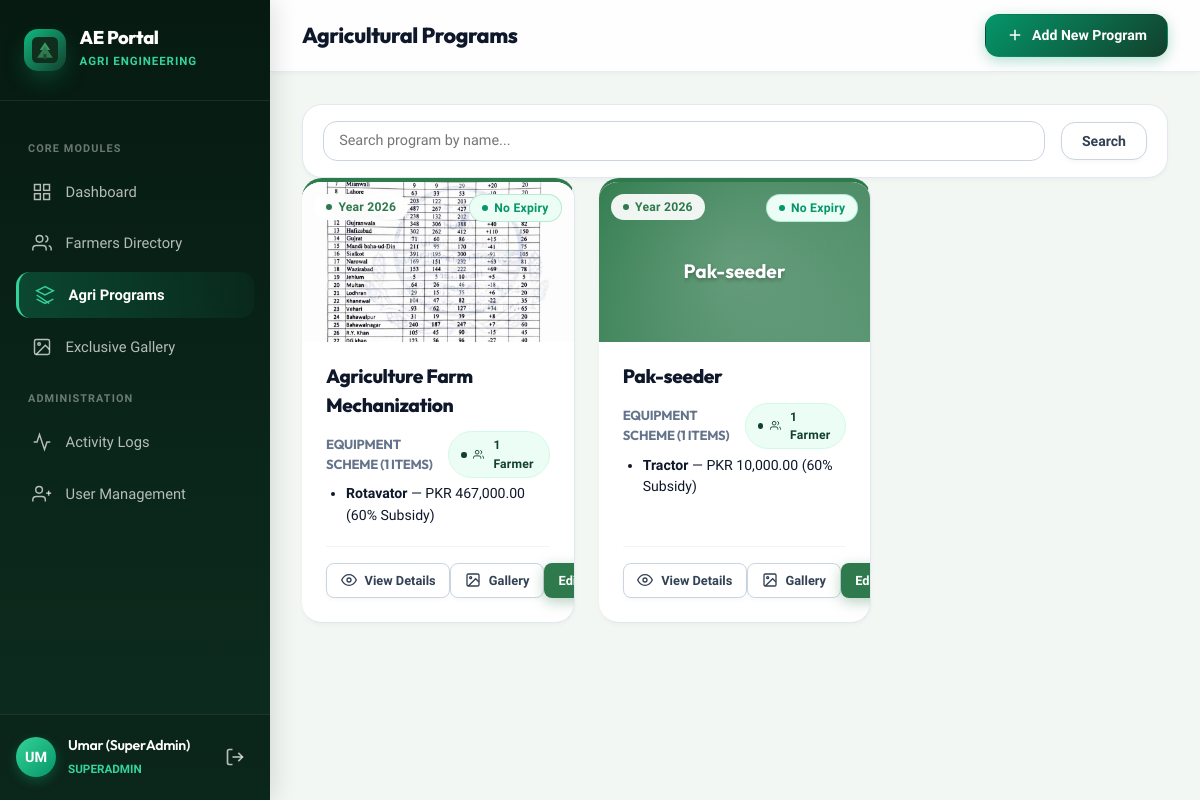
The page /programs (signed in) on the database its author committed.
### aeportal.py (models this page shows, shortened)
class User(UserMixin, db.Model):
    __tablename__ = 'users'
    id = db.Column(db.Integer, primary_key=True)
    full_name = db.Column(db.String(120), nullable=False)
    email = db.Column(db.String(150), unique=True, nullable=False)
    password_hash = db.Column(db.String(255), nullable=False)
    role = db.Column(db.String(50), nullable=False, default='staff') # superadmin, admin, staff, custom
    permissions = db.Column(db.Text, nullable=False, default='{}') # JSON string
    is_active = db.Column(db.Boolean, default=True)
    created_at = db.Column(db.DateTime, default=datetime.utcnow)
    last_login = db.Column(db.DateTime, nullable=True)
    def has_perm(self, perm_key):
        if self.role == 'superadmin':
            return True
        perms = self.get_perms()
        val = perms.get(perm_key, 0)
        return val != 0 and val != 'none'

class Program(db.Model):
    __tablename__ = 'programs'
    id = db.Column(db.Integer, primary_key=True)
    name = db.Column(db.String(150), nullable=False)
    year = db.Column(db.Integer, nullable=False)
    color_hex = db.Column(db.String(7), nullable=False, default='#2F7A4C')
    has_expiry = db.Column(db.Boolean, default=False)
    expires_at = db.Column(db.DateTime, nullable=True)
    thumbnail_path = db.Column(db.String(255), nullable=True)
    created_by = db.Column(db.Integer, db.ForeignKey('users.id'))
    created_at = db.Column(db.DateTime, default=datetime.utcnow)
    equipment = db.relationship('Equipment', backref='program', cascade='all, delete-orphan')
    enrollments = db.relationship('FarmerProgram', backref='program', cascade='all, delete-orphan')

class Equipment(db.Model):
    __tablename__ = 'equipment'
    id = db.Column(db.Integer, primary_key=True)
    program_id = db.Column(db.Integer, db.ForeignKey('programs.id'), nullable=False)
    name = db.Column(db.String(150), nullable=False)
    actual_price = db.Column(db.Numeric(12, 2), nullable=False)
    subsidy_pct = db.Column(db.Numeric(5, 2), default=60.00)
    farmer_price = db.Column(db.Numeric(12, 2), nullable=False)

### aeportal.py (the view)
@app.route('/programs')
@login_required
def programs_list():
    if not current_user.has_perm('program_view'):
        flash('Permission denied.', 'error')
        return redirect(url_for('dashboard'))
    track_progress('programs_list')
    search = request.args.get('search', '').strip()
    query = Program.query
    if search:
        query = query.filter(Program.name.ilike(f"%{search}%"))
    programs = query.options(
        db.joinedload(Program.enrollments),
        db.joinedload(Program.equipment)
    ).order_by(Program.created_at.desc()).all()
    return render_template('programs/list.html', programs=programs, search=search)

### aeportal.py (called while the page is built, shortened)
@app.context_processor
def inject_globals():
    return {'datetime': datetime}

@login_manager.user_loader
def load_user(user_id):
    return User.query.get(int(user_id))

def track_progress(page, entity_type=None, entity_id=None, context=None):
    if not current_user or not current_user.is_authenticated:
        return
    ctx_str = json.dumps(context) if isinstance(context, (dict, list)) else context
    sp = SessionProgress.query.filter_by(user_id=current_user.id, page=page, entity_id=entity_id).first()
    if sp:
        sp.context = ctx_str
        sp.updated_at = datetime.utcnow()
    db.session.commit()

### templates/programs/list.html (shortened to what this page needs)
{% extends "base.html" %}
{% block page_title %}Agricultural Programs{% endblock %}
{% block top_actions %}
{% if current_user.has_perm('program_edit') %}
<a href="{{ url_for('program_form') }}" class="btn btn-primary">
  <svg width="18" height="18" viewBox="0 0 24 24" fill="none" stroke="currentColor" stroke-width="2"><line x1="12" y1="5" x2="12" y2="19"/><line x1="5" y1="12" x2="19" y2="12"/></svg>
  Add New Program
</a>
{% endif %}
{% endblock %}
{% block content %}
<div class="card mb-4" style="padding: 1rem 1.25rem;">
  <form method="GET" action="{{ url_for('programs_list') }}" style="display: flex; gap: 1rem; align-items: center;">
    <input type="text" name="search" class="form-control" placeholder="Search program by name..." value="{{ search }}">
    <button type="submit" class="btn btn-secondary">Search</button>
  </form>
</div>
<div class="program-grid">
  {% for prog in programs %}
  <div class="card program-card" style="--program-accent: {{ prog.color_hex }};">
    <div class="program-card-thumb">
      {% if prog.thumbnail_path %}
        <img src="{{ url_for('serve_upload', filename=prog.thumbnail_path) }}" alt="{{ prog.name }} thumbnail">
      {% else %}
        <div class="program-card-thumb-placeholder" style="background: linear-gradient(135deg, {{ prog.color_hex }}, {{ prog.color_hex }}CC);">
          <span class="program-card-placeholder-title">{{ prog.name }}</span>
        </div>
      {% endif %}
      <div class="program-card-badges">
        <span class="status-pill program-year-pill" style="color: {{ prog.color_hex }};">Year {{ prog.year }}</span>
        {% if prog.has_expiry %}
          {% if prog.expires_at and prog.expires_at < datetime.utcnow() %}
          <span class="status-pill expired">Expired</span>
          {% else %}
          <span class="status-pill complete">Active</span>
          {% endif %}
        {% else %}
        <span class="status-pill complete">No Expiry</span>
        {% endif %}
      </div>
    </div>
    <div class="program-card-body">
      <h3 class="program-card-title">{{ prog.name }}</h3>
      <div style="margin-bottom: 1.25rem;">
        <div style="display: flex; justify-content: space-between; align-items: center; margin-bottom: 0.35rem;">
          <h4 style="font-size: 0.82rem; text-transform: uppercase; color: var(--ink-500); margin: 0;">
            Equipment Scheme ({{ prog.equipment|length }} Items)
          </h4>
          {% if prog.enrollments|length > 0 %}
          <span class="status-pill" style="background: var(--emerald-50); color: var(--emerald-700); font-weight: 700; border: 1px solid var(--emerald-100);">
            <svg width="13" height="13" viewBox="0 0 24 24" fill="none" stroke="currentColor" stroke-width="2" style="margin-right: 3px; vertical-align: -1px;"><path d="M17 21v-2a4 4 0 0 0-4-4H5a4 4 0 0 0-4 4v2"/><circle cx="9" cy="7" r="4"/><path d="M23 21v-2a4 4 0 0 0-3-3.87"/><path d="M16 3.13a4 4 0 0 1 0 7.75"/></svg>
            {{ prog.enrollments|length }} Farmer{% if prog.enrollments|length != 1 %}s{% endif %}
          </span>
          {% else %}
          <span style="font-size: 0.75rem; color: var(--ink-500); font-style: italic;">
            No farmers enrolled yet
          </span>
          {% endif %}
        </div>
        <ul style="font-size: 0.88rem; padding-left: 1.25rem; color: var(--ink-900);">
          {% for eq in prog.equipment[:3] %}
          <li>
            <strong>{{ eq.name }}</strong> — PKR {{ "{:,.2f}".format(eq.actual_price) }} (60% Subsidy)
          </li>
          {% endfor %}
        </ul>
      </div>
      <div class="program-card-actions">
        <a href="{{ url_for('program_detail', id=prog.id) }}" class="btn btn-secondary btn-sm" title="View Enrolled Farmers & Details">
          <svg width="16" height="16" viewBox="0 0 24 24" fill="none" stroke="currentColor" stroke-width="2"><path d="M1 12s4-8 11-8 11 8 11 8-4 8-11 8-11-8-11-8z"/><circle cx="12" cy="12" r="3"/></svg>
          View Details
        </a>
        <a href="{{ url_for('program_gallery', id=prog.id) }}" class="btn btn-secondary btn-sm">
          <svg width="16" height="16" viewBox="0 0 24 24" fill="none" stroke="currentColor" stroke-width="2"><rect x="3" y="3" width="18" height="18" rx="2"/><circle cx="8.5" cy="8.5" r="1.5"/><polyline points="21 15 16 10 5 21"/></svg>
          Gallery
        </a>
        {% if current_user.has_perm('program_edit') %}
        <a href="{{ url_for('program_form', id=prog.id) }}" class="btn btn-primary btn-sm">
          Edit Scheme
        </a>
        {% endif %}
      </div>
    </div>
  </div>
  {% else %}
  <div style="grid-column: 1 / -1; text-align: center; padding: 3rem; background: white; border-radius: 12px;">
    <p style="color: var(--ink-500);">No agricultural programs found.</p>
  </div>
  {% endfor %}
</div>
{% endblock %}

### templates/base.html (shortened to what this page needs)
<!DOCTYPE html>
<html lang="en">
<head>
  <link rel="stylesheet" href="{{ url_for('static', filename='css/style.css') }}">
</head>
<body>
  <div class="app-container">
    {% if current_user.is_authenticated %}
    <aside class="sidebar" id="sidebar">
      <div class="sidebar-header">
        <div class="brand-badge">
          <img src="{{ url_for('static', filename='img/logo.svg') }}" alt="Logo">
        </div>
        <div class="brand-text">
          <h1>AE Portal</h1>
          <span>Agri Engineering</span>
        </div>
      </div>
      <nav class="sidebar-nav">
        <div class="nav-label">Core Modules</div>
        <a href="{{ url_for('dashboard') }}" class="nav-item {% if request.endpoint == 'dashboard' %}active{% endif %}">
          <svg viewBox="0 0 24 24" fill="none" stroke="currentColor"><rect x="3" y="3" width="7" height="7"/><rect x="14" y="3" width="7" height="7"/><rect x="14" y="14" width="7" height="7"/><rect x="3" y="14" width="7" height="7"/></svg>
          <span>Dashboard</span>
        </a>
        {% if current_user.has_perm('farmer_view') %}
        <a href="{{ url_for('farmers_list') }}" class="nav-item {% if 'farmers' in request.endpoint %}active{% endif %}">
          <svg viewBox="0 0 24 24" fill="none" stroke="currentColor"><path d="M17 21v-2a4 4 0 0 0-4-4H5a4 4 0 0 0-4 4v2"/><circle cx="9" cy="7" r="4"/><path d="M23 21v-2a4 4 0 0 0-3-3.87"/><path d="M16 3.13a4 4 0 0 1 0 7.75"/></svg>
          <span>Farmers Directory</span>
        </a>
        {% endif %}
        {% if current_user.has_perm('program_view') %}
        <a href="{{ url_for('programs_list') }}" class="nav-item {% if 'programs' in request.endpoint %}active{% endif %}">
          <svg viewBox="0 0 24 24" fill="none" stroke="currentColor"><polygon points="12 2 2 7 12 12 22 7 12 2"/><polyline points="2 17 12 22 22 17"/><polyline points="2 12 17 22 12"/></svg>
          <span>Agri Programs</span>
        </a>
        {% endif %}
        {% if current_user.has_perm('gallery_access') and current_user.has_perm('gallery_access') != 'none' %}
        <a href="{{ url_for('exclusive_gallery') }}" class="nav-item {% if request.endpoint == 'exclusive_gallery' %}active{% endif %}">
          <svg viewBox="0 0 24 24" fill="none" stroke="currentColor"><rect x="3" y="3" width="18" height="18" rx="2" ry="2"/><circle cx="8.5" cy="8.5" r="1.5"/><polyline points="21 15 16 10 5 21"/></svg>
          <span>Exclusive Gallery</span>
        </a>
        {% endif %}
        {% if current_user.has_perm('logs_access') or current_user.has_perm('user_mgmt') %}
        <div class="nav-label">Administration</div>
        {% endif %}
        {% if current_user.has_perm('logs_access') %}
        <a href="{{ url_for('logs_view') }}" class="nav-item {% if request.endpoint == 'logs_view' %}active{% endif %}">
          <svg viewBox="0 0 24 24" fill="none" stroke="currentColor"><polyline points="22 12 18 12 15 21 9 3 6 12 2 12"/></svg>
          <span>Activity Logs</span>
        </a>
        {% endif %}
        {% if current_user.has_perm('user_mgmt') %}
        <a href="{{ url_for('users_list') }}" class="nav-item {% if 'users' in request.endpoint %}active{% endif %}">
          <svg viewBox="0 0 24 24" fill="none" stroke="currentColor"><path d="M16 21v-2a4 4 0 0 0-4-4H5a4 4 0 0 0-4 4v2"/><circle cx="8.5" cy="7" r="4"/><line x1="20" y1="8" x2="20" y2="14"/><line x1="23" y1="11" x2="17" y2="11"/></svg>
          <span>User Management</span>
        </a>
        {% endif %}
      </nav>
      <div class="sidebar-user">
        <div class="user-card">
          <div class="user-avatar">{{ current_user.full_name[:2].upper() }}</div>
          <div class="user-info">
            <h4>{{ current_user.full_name }}</h4>
            <span>{{ current_user.role }}</span>
          </div>
          <a href="{{ url_for('logout') }}" class="btn-icon" title="Log Out" style="color: rgba(255,255,255,0.7);">
            <svg width="20" height="20" viewBox="0 0 24 24" fill="none" stroke="currentColor" stroke-width="2"><path d="M9 21H5a2 2 0 0 1-2-2V5a2 2 0 0 1 2-2h4"/><polyline points="16 17 21 12 16 7"/><line x1="21" y1="12" x2="9" y2="12"/></svg>
          </a>
        </div>
      </div>
    </aside>
    {% endif %}
    <div class="main-wrapper" {% if not current_user.is_authenticated %}style="margin-left: 0;"{% endif %}>
      {% if current_user.is_authenticated %}
      <header class="top-header">
        <div style="display: flex; align-items: center; gap: 1rem; width: 100%; justify-content: space-between;">
          <div style="display: flex; align-items: center; gap: 0.75rem;">
            <div class="page-title">
              <h2>{% block page_title %}{% endblock %}</h2>
            </div>
          </div>
        </div>
        <div class="top-actions">
          {% block top_actions %}{% endblock %}
        </div>
      </header>
      {% endif %}
      <main class="content-body">
        {% block content %}{% endblock %}
      </main>
    </div>
  </div>
</body>
</html>

### rows shown on the page
User: full_name "UM", full_name "Umar (SuperAdmin)", role "SUPERADMIN"
Program: thumbnail_path (picture), year "2026", has_expiry "No Expiry", name "Agriculture Farm Mechanization", equipment|length "1", enrollments|length "1"
Equipment: name "Rotavator", actual_price "467,000.00"
Program: name "Pak-seeder", year "2026", has_expiry "No Expiry", equipment|length "1", enrollments|length "1"
Equipment: name "Tractor", actual_price "10,000.00"
